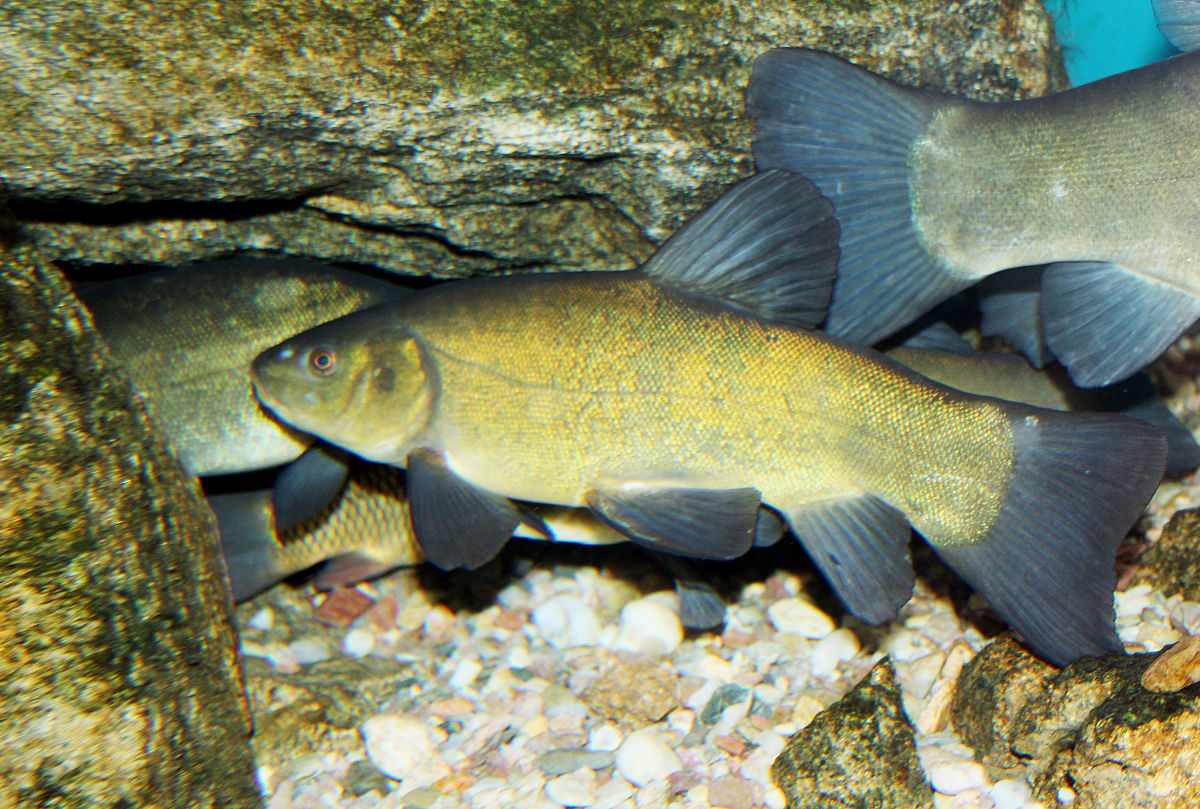
//> input picture adversarial/tench.jpg, 1200 x 809 px
$ ./read_write ../../adversarial/tench.jpg   (built with g++ and OpenCV 4)
//> lines starting //> are read from the running program, lines starting //| are printed output that depends on the picture
#include <opencv2/core/core.hpp>
#include <opencv2/highgui/highgui.hpp>
#include "opencv2/imgproc/imgproc.hpp"
//#include "opencv2/imgcodecs.hpp"
#include <iostream>

using namespace cv;
using namespace std;

cv::Mat prepare_image(cv::Mat im) {
    im.convertTo(im, CV_32FC3);
    im -= cv::Scalar(1, 1, 1);
    im *= 0.1;
    return im;
}

float mat_mean(cv::Mat mat) {
    cv::Scalar mean = cv::mean(mat);
    return (mean.val[0] + mean.val[1] + mean.val[2]) / 3;
}

int main( int argc, char** argv ) {
    cout << "OpenCV version: " << CV_VERSION << endl;
    if( argc != 2)
    {
     cout <<" Missing argument: image file path" << endl;
     return -1;
    }

    Mat image, image_resize;

    image = imread(argv[1], CV_LOAD_IMAGE_COLOR);   // Read the file
//> image is the input picture: 809 rows x 1200 cols, CV_8UC3; mean B, G, R 97.8, 127.5, 122.7
    if(! image.data ) {
        cout <<  "Could not open or find the image" << std::endl ;
        return -1;
    }
    resize(image, image_resize, Size(50, 50));
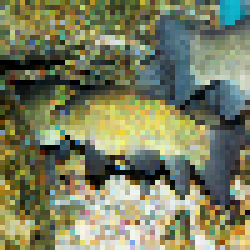
//> image_resize: 50 rows x 50 cols, CV_8UC3 (shown 5 times larger); mean B, G, R 96.7, 127, 122.3
    cout << "Raw mean=" << mat_mean(image) << endl;
//> in mat_mean, `cv::Scalar mean = cv::mean(mat);`: mean = Scalar(97.8, 127.5, 122.7)
//| Raw mean=116.025
    cout << "Resized mean=" << mat_mean(image_resize) << endl;
//| Resized mean=115.369
    return 0;
}
